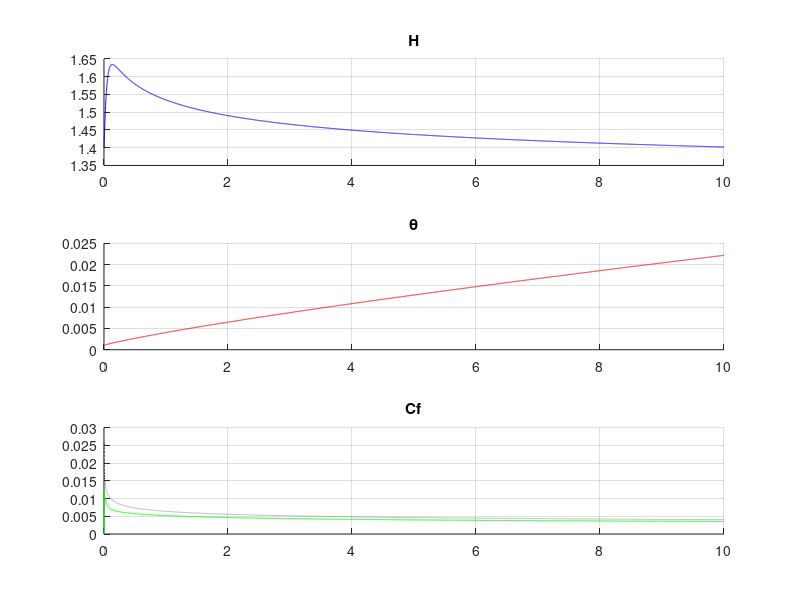

Here is the MATLAB script that generated this plot:
function TestBL_Drela()
    %TestBL Testa= an integral boundary layer formulation.
    %  Drela 
    
    % [1] G:\ST2_files\MATLAB\PotentialFlow\BoundaryLayers\Drela.pdf
    % [2] G:\ST2_files\MATLAB\PotentialFlow\BoundaryLayers\Veldman_interactionLaw.pdf
    
    close all;
    
    Fluid.rho = 1.225;
    Fluid.mu = 1.8e-5;
    
    x = linspace(0,10,10000)';
    dx = mean(diff(x))*ones(size(x));
    
    Ue = 1*ones(size(x));
    
    dUedx = zeros(size(x));
    
    H = 1.4*ones(size(x));
    theta = 1e-3*ones(size(x));
    
    figure('Name','Drela');
        
    h1 = subplot(3,1,1);
    hold on; grid on;
    title(h1,'H');
    
    h2 = subplot(3,1,2);
    hold on; grid on;
    title(h2,'\theta');
    
    h3 = subplot(3,1,3);
    hold on; grid on;
    title(h3,'Cf');
    

    for i=2:length(x)

        % What station to use for B and R terms.
        % i-1 for the upstream station.
        % Could eventually use the same station with iteration.
        Idx = i-1; 
        B = CalculateB(H(Idx), theta(Idx));
        R = CalculateR(H(Idx), theta(Idx), dUedx(i), Ue(i), Fluid);

        % Phi [theta; H]
        dPhidx = B\R;

        theta(i) = theta(i-1) + dPhidx(1)*dx(i);  
        H(i)     = H(i-1)     + dPhidx(2)*dx(i);
        Cf(i) = CalculateCf(theta(i), H(i), Ue(i), Fluid);
    end

    
    plot(h1,x,H,'b');
    plot(h2,x,theta,'r');
    plot(h3,x,Cf,'g');
    
    % Cf approximate formulae
    % http://www.cfd-online.com/Wiki/Skin_friction_coefficient
    ReX = Fluid.rho * x .* Ue / Fluid.mu;
    %plot(h3, x, 0.0576*ReX.^(-1/5),'k:');
    plot(h3, x, 0.0592*ReX.^(-1/5),'k:');
    
end

function B = CalculateB(H,theta)
    % d(States)/dx.
    % Drela's states are 
    % theta, b.l. momentum thickness
    % m, mass defect = ue * delta*
    % n or Ctau, laminar disturbance wave amplitude or turbulent shear stess coefficient
    
    % But I'm going to use:
    % theta
    % H
    % n or Ctau.
    % As it is more consistent with Veldman and with the formulation in [1]
    
    [~, dHstardH] = CalculateHstar(H);
    
    B = [1, 0; 0, theta*dHstardH];
    
end

function R = CalculateR(H, theta, dUedx, Ue, Fluid)
   % RHS vector.
    
   Cf = CalculateCf(theta,H,Ue,Fluid);
   
   Hk = CalculateHk(H);
   Hstar = CalculateHstar(Hk);
   Ctau = CalculateCtauEq(Hstar, Hk, H);
   CD = CalculateCD(Cf,H,Ctau);

   
   R = [Cf/2 - (2+H)*(theta/Ue)*dUedx;...
       2*CD - Hstar*Cf/2 - Hstar*(1-H)*theta/Ue * dUedx];
       
end

function [Hk] = CalculateHk(H)
    % Equation 9.
    Hk = H; % Low M
end

function [Hstar, dHstardH] = CalculateHstar(H)
    % Equation 10.
    Hstar = zeros(size(H));
    Hk = CalculateHk(H);
    Hstar(Hk<=4) = 1.515 + 0.076*( 4-Hk(Hk<=4)).^2./Hk(Hk<=4);
    Hstar(Hk>4)  = 1.515 + 0.040*(-4+Hk(Hk >4)).^2./Hk(Hk>4);
    
    dHstardH = (2/Hk)*(Hk-4) - (1/Hk^2)*(Hk-4)^2;
    dHstardH(Hk<=4) = 0.076*dHstardH(Hk<=4);
    dHstardH(Hk>4)  = 0.040*dHstardH(Hk>4);
end

function Hstarstar = CalculateHstarstar(H)
    %Equation 13 under low Me.
    Hstarstar = 0;
end

function cf = CalculateCf(theta, H, Ue, Fluid)
    % Skin friction coef Cf = f(theta,H,Ue)
    ReTheta = max(Fluid.rho * Ue .* theta / Fluid.mu, 12);
    Hk = CalculateHk(H);
    
    Fc = 1; % Low M
    cf = 0.3 * exp(-1.33*Hk) * (log10(ReTheta/Fc))^(-1.74-0.31*Hk) + ...
        0.00011*(tanh(4-Hk/0.0875) - 1);
   
    cf = cf/Fc;
end

function CtauEq = CalculateCtauEq(Hstar, Hk, H)
    
    Us = CalculateUs(Hstar,Hk,H);
    CtauEq = Hstar * (0.015/(1-Us)) * (Hk-1)^3/(Hk^2*H);
end


function Us = CalculateUs(Hstar,Hk,H)
    Us = (Hstar/2)*(1-(4/3)*(Hk-1)/H);
end

function CD = CalculateCD(Cf, H, Ctau)
    Hk = CalculateHk(H);
    Hstar = CalculateHstar(Hk);
    Us = CalculateUs(Hstar,Hk,H);
    CD = (Cf/2) * Us + Ctau * (1-Us);
end
